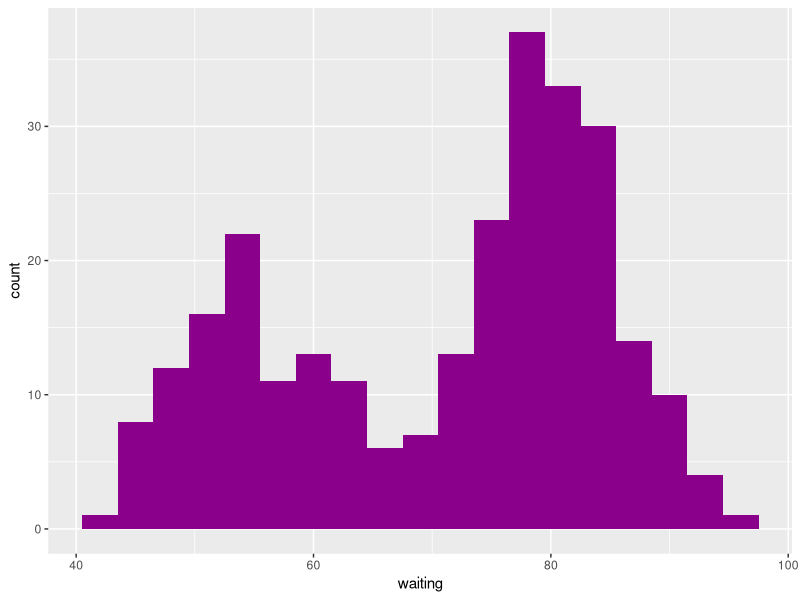
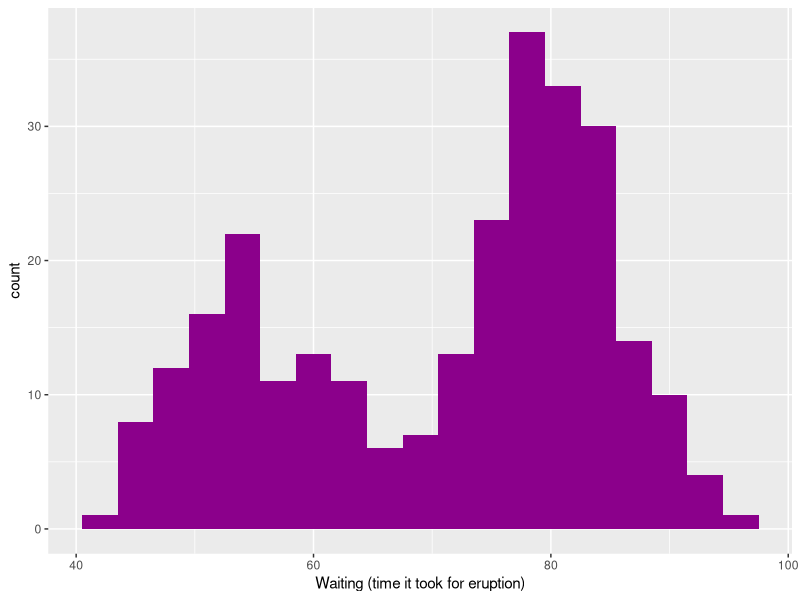

Source code (R) for these figures, in order:
## ---- chunk 1
knitr::opts_chunk$set(echo = TRUE)
## ---- chunk 2
# Load data
str(faithful)
## ---- chunk 3
# Data Visualization
library(ggplot2)
ggplot(faithful, aes(x = waiting)) + geom_histogram(binwidth = 3, fill = 'darkmagenta') 

## ---- chunk 4
# Adding labels
library(ggplot2)
ggplot(faithful, aes(x = waiting)) + geom_histogram(binwidth = 3, fill = 'darkmagenta') +xlab('Waiting (time it took for eruption)')
